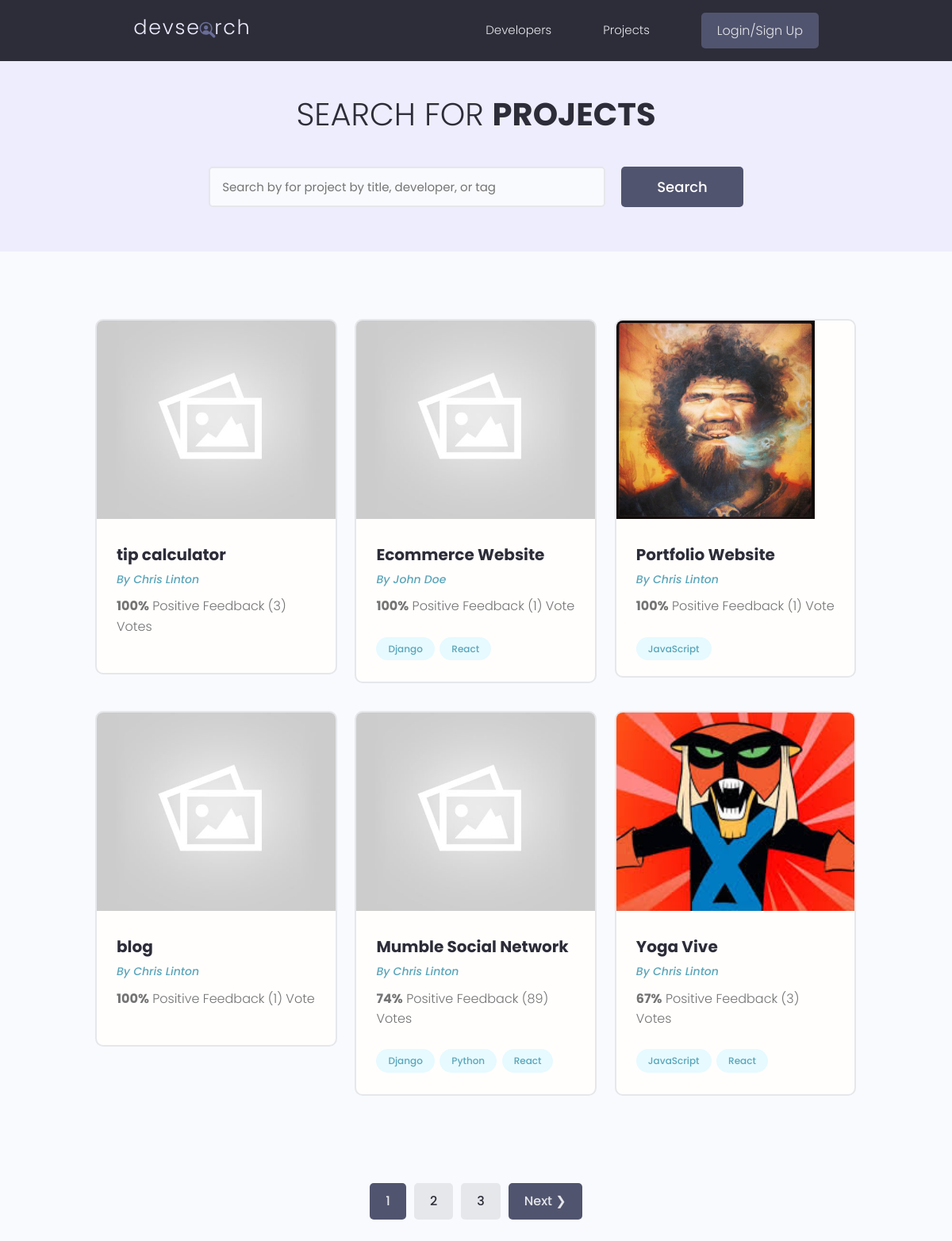
/projects/, run on the app's committed database.
### projects/models.py (models this page shows, shortened)
class Project(models.Model):
    owner = models.ForeignKey(Profile, null=True, blank=True, on_delete=models.SET_NULL)
    title = models.CharField(max_length=200)
    description = models.TextField(null=True, blank=True)
    featured_image = models.ImageField(null=True, blank=True, default='default.jpg')
    demo_link = models.CharField(max_length=2000, null=True, blank=True)
    source_link = models.CharField(max_length=2000, null=True, blank=True)
    tags = models.ManyToManyField('Tag', blank=True)
    vote_total = models.IntegerField(default=0, null=True, blank=True)
    vote_ratio = models.IntegerField(default=0, null=True, blank=True)
    created = models.DateTimeField(auto_now_add=True)
    id = models.UUIDField(default=uuid.uuid4, unique=True, primary_key=True, editable=False)
    class Meta:
        ordering = ['-vote_ratio', '-vote_total', 'title']

class Tag(models.Model):
    name = models.CharField(max_length=200)
    created = models.DateTimeField(auto_now_add=True)
    id = models.UUIDField(default=uuid.uuid4, unique=True, primary_key=True, editable=False)
    def __str__(self):
        return self.name

### users/models.py (models this page shows, shortened)
class Profile(models.Model):
    user = models.OneToOneField(User, on_delete=models.CASCADE, null=True, blank=True)
    name = models.CharField(max_length=200, null=True, blank=True)
    email = models.EmailField(max_length=500, null=True, blank=True)
    username = models.CharField(max_length=200, null=True, blank=True)
    location = models.CharField(max_length=200, null=True, blank=True)
    headline = models.CharField(max_length=200, null=True, blank=True)
    bio = models.TextField(null=True, blank=True)
    profile_image = models.ImageField(null=True, blank=True, upload_to='profiles/', default='profiles/user-default.png')
    social_github = models.CharField(max_length=200, null=True, blank=True)
    social_twitter = models.CharField(max_length=200, null=True, blank=True)
    social_linkedin = models.CharField(max_length=200, null=True, blank=True)
    social_stackoverflow = models.CharField(max_length=200, null=True, blank=True)
    social_website = models.CharField(max_length=200, null=True, blank=True)
    created = models.DateTimeField(auto_now_add=True)
    id = models.UUIDField(default=uuid.uuid4, unique=True, primary_key=True, editable=False)
    class Meta:
        ordering = ['name']

### projects/views.py (the view)
# urls.py: path('projects/', include('projects.urls')),
def projects(request):
    projects, search_query = searchProjects(request)
    custom_range, projects = paginateProjects(request, projects, 6)
    context= {'projects':projects, 'search_query': search_query, 'custom_range':custom_range}
    return render(request=request, template_name='projects/projects.html', context=context)

### projects/utils.py (called while the page is built)
def paginateProjects(request, projects, results):
    page = request.GET.get('page')
    paginator = Paginator(projects, results)
    try:
        projects = paginator.page(page)
    except PageNotAnInteger:
        page = 1
        projects = paginator.page(page)
    except EmptyPage:
        page = paginator.num_pages
        projects = paginator.page(page)
    leftIndex = (int(page) - 4)
    if leftIndex < 1:
        leftIndex = 1
    rightIndex = (int(page) + 5)
    if rightIndex > paginator.num_pages:
        rightIndex = paginator.num_pages + 1
    custom_range = range(leftIndex, rightIndex)
    return custom_range, projects

def searchProjects(request):
    search_query = ''
    if request.GET.get('search_query'):
        search_query = request.GET.get('search_query')
    tags = Tag.objects.filter(name__icontains=search_query)
    projects = Project.objects.distinct().filter(Q(title__icontains=search_query) | Q(description__icontains=search_query) | Q(owner__name__icontains=search_query) | Q(tags__in=tags))
    return projects, search_query

### projects/templates/projects/projects.html (shortened to what this page needs)
{% extends 'main.html' %}
{% block content %}
 <main class="projects">
    <section class="hero-section text-center">
      <div class="container container--narrow">
        <div class="hero-section__box">
          <h2>Search for <span>Projects</span></h2>
        </div>
        <div class="hero-section__search">
          <form id='searchForm' class="form" action="{% url 'projects' %}" method="GET">
            <div class="form__field">
              <input class="input input--text" id="formInput#search" type="text" name="search_query"
                placeholder="Search by for project by title, developer, or tag" value="{{search_query}}" />
            </div>
            <input class="btn btn--sub btn--lg" type="submit" value="Search" />
          </form>
        </div>
      </div>
    </section>
    <section class="projectsList">
      <div class="container">
        <div class="grid grid--three">
          {% for project in projects %}
          <div class="column">
            <div class="card project">
              <a href="{% url 'project' project.id %}" class="project">
                <img class="project__thumbnail" src="{{ project.featured_image.url }}" alt="project thumbnail" />
                <div class="card__body">
                  <h3 class="project__title">{{project.title}}</h3>
                  <p><a class="project__author" href="{% url 'user-profile' project.owner.id %}">By {{project.owner.name}}</a></p>
                  <p class="project--rating">
                    <span style="font-weight: bold;">{{project.vote_ratio}}%</span> Positive
                    Feedback ({{project.vote_total}}) Vote{{project.vote_total|pluralize:"s"}}
                  </p>
                  <div class="project__tags">
                    {% for tag in project.tags.all %}
                    <span class="tag tag--pill tag--main">
                        <small>{{tag}}</small>
                    </span>
                    {% endfor %}
                  </div>
                </div>
              </a>
            </div>
          </div>
          {% endfor %}
        </div>
      </div>
    </section>
    {% include 'pagination.html' with queryset=projects custom_range=custom_range %}
  </main>
{% endblock content %}

### static/styles/app.css (style rules this page uses)
:root { --color-sub: #2d2d39; }
.btn--sub { background-color: var(--color-sub-light); }
.card { border: 2px solid var(--color-light); }
img { width: 100%; }
.hero-section { height: 40vh; display: flex; align-items: center; background-color: var(--color-sub); }
.hero-section__box { margin-bottom: 4rem; }
.hero-section__box > h2, .hero-section__box > h2 > span { font-size: 4rem; color: var(--color-light); line-height: 1.3; text-transform: uppercase; }
.hero-section__box > h2 { font-weight: 300; }
.hero-section__box > h2 > span { font-weight: 700; }
.hero-section__search > .form { display: flex; align-items: center; justify-content: center; gap: 2rem; }
.hero-section__search > .form input.input--text { width: 50rem; }
.project__author { font-size: 1.4rem; font-style: italic; }
.project--rating { margin-bottom: 1.6em; margin-top: .5em; }
.projects > .hero-section { background: var(--color-sub-lighter); height: 30vh; }
.projects .hero-section__box { margin-bottom: 2.5rem; }
.projects .hero-section__box > h2 { color: var(--color-sub); }
.projects .hero-section__box > h2 > span { font-weight: 700; color: var(--color-sub); }
.projectsList { margin-top: 8rem; }
.project__thumbnail { height: 25rem; object-fit: cover; object-position: top center; }
.project__title { font-size: 2rem; font-weight: 700; color: var(--color-sub); }

### static/uikit/styles/modules/_variables.css (style rules this page uses)
:root { --color-main: #5aa5b9; --color-main-light: #e6faff; --color-sub: #3f4156; --color-sub-light: #51546e; --color-sub-lighter: #ededfd; --color-text: #737373; --color-gray: #8b8b8b; --color-light: #e5e7eb; --color-light-gray: #767676; --color-bg: #f8fafd; --color-white: #fffefd; --color-white-light: #f3f3f3; --color-success: #359e64; --color-success-bg: #def8e8; --color-error: #fc4b0b; --color-error-bg: #fff2ee; --font-base: 'Poppins', arial, helvetica, 'Segoe UI', roboto, ubuntu, sans-serif; --font-monospace: 'Fira Code', 'Courier New', courier, monospace; --font-regular: 300; --font-medium: 500; --font-bold: 700; --generic-shadow: 1px 1px 5px #00000010; --generic-transition: all 0.3s ease-in-out; }

### static/uikit/styles/modules/_base.css (style rules this page uses)
* { margin: 0; padding: 0; box-sizing: border-box; text-rendering: optimizeLegibility; color: inherit; font-size: inherit; }
html { font-size: 50%; }
@media only screen and (min-width: 480px) { html { font-size: 56.25%; } }
@media only screen and (min-width: 1200px) { html { font-size: 62.5%; } }
body { line-height: 1.6; font-weight: 400; font-size: 1.5rem; color: var(--color-text); background-color: var(--color-bg); min-height: 100vh; }

### static/uikit/styles/modules/_typography.css (style rules this page uses)
* { font-family: var(--font-base); }
h2 { font-size: 3.6rem; font-weight: var(--font-bold); }
h3 { font-size: 3.2rem; font-weight: var(--font-medium); }
p, span, strong { font-size: 1.6rem; color: var(--color-text); font-weight: var(--font-regular); }
a { padding-bottom: 2px; text-decoration: none; display: inline-block; color: var(--color-main); font-weight: var(--font-medium); }

### static/uikit/styles/modules/_utilities.css (style rules this page uses)
.container { width: 92%; max-width: 165rem; margin: 0 auto; box-sizing: border-box; }
.container--narrow { width: 92%; max-width: 120rem; }
@media screen and (min-width: 1000px) { .container { width: 90%; } }
@media screen and (min-width: 1000px) { .container--narrow { width: 85%; } }
@media screen and (min-width: 1200px) { .container { width: 80%; } }
@media screen and (min-width: 1200px) { .container--narrow { width: 72%; } }
.text-center { text-align: center; }

### static/uikit/styles/modules/_button.css (style rules this page uses)
.btn { display: inline-block; position: relative; cursor: pointer; background-color: var(--color-light); font-weight: var(--font-medium); color: var(--color-sub); text-decoration: none; padding: 1rem 2rem; border-radius: 0.5rem; border: none; width: -webkit-fit-content; width: -moz-fit-content; width: fit-content; height: -webkit-fit-content; height: -moz-fit-content; height: fit-content; font-size: 1.6rem; outline-width: 0; outline-color: transparent; -webkit-backface-visibility: hidden; backface-visibility: hidden; transition: all 0.3s ease-in-out; }
.btn--sub { background-color: var(--color-sub); color: var(--color-white); }
.btn--lg { font-size: 1.8rem; padding: 1.2rem 4.5rem; }

### static/uikit/styles/modules/_card.css (style rules this page uses)
.card { border-radius: 1rem; background-color: var(--color-white); border: 1.5px solid var(--color-light); width: auto; height: auto; margin-top: 0.5rem; margin-bottom: 0.5rem; overflow: hidden; }
.card__body, .card__header { padding: 2rem 2.5rem; }

### data on the page
Project: featured_image (placeholder picture), title "tip calculator", owner.name "Chris Linton", vote_ratio "100", vote_total "3"
Project: featured_image (placeholder picture), title "Ecommerce Website", owner.name "John Doe", vote_ratio "100", vote_total "1"
Tag: name "Django"
Tag: name "React"
Project: featured_image (picture), title "Portfolio Website", owner.name "Chris Linton", vote_ratio "100", vote_total "1"
Tag: name "JavaScript"
Project: featured_image (placeholder picture), title "blog", owner.name "Chris Linton", vote_ratio "100", vote_total "1"
Project: featured_image (placeholder picture), title "Mumble Social Network", owner.name "Chris Linton", vote_ratio "74", vote_total "89"
Tag: name "Python"
Project: featured_image (picture), title "Yoga Vive", owner.name "Chris Linton", vote_ratio "67", vote_total "3"

### other printed values
{{ page }} "1"
{{ page }} "2" "3"
